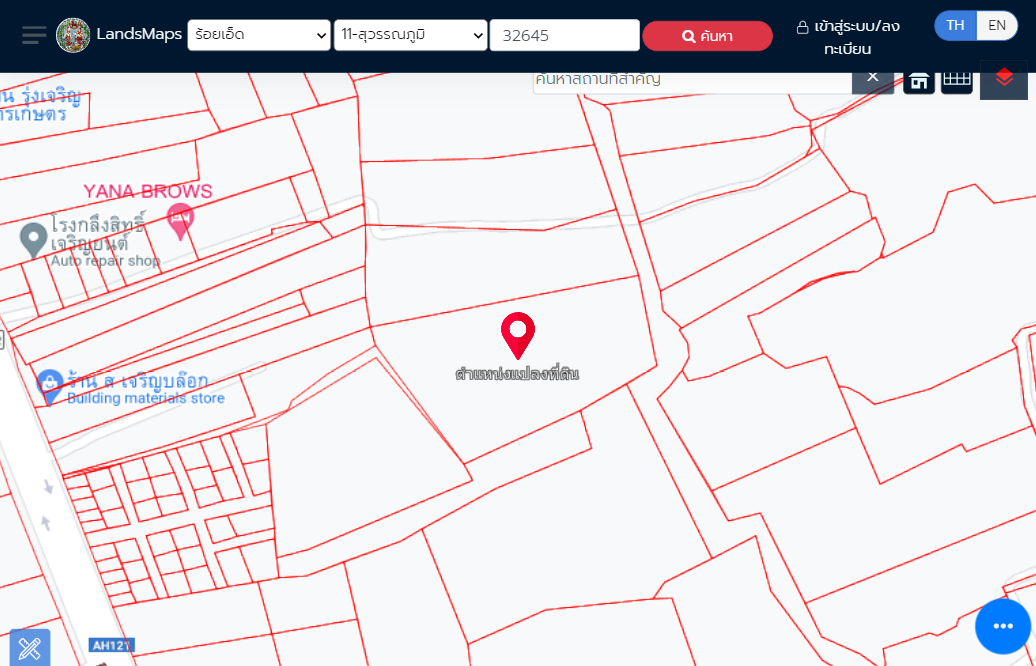
#> input picture screen1.png, 1036 x 666 px, found by its file name
$ python long.py
#> lines starting #> are read from the running program, lines starting #| are printed output that depends on the picture; after the words box and inside, x2 and y2 are one past the last pixel; in counts of white or black regions, pixels touching at a corner belong together
import numpy as np
import cv2

#load the image
image = cv2.imread("D:\screen1.png")
#> image is the input picture: shape (666, 1036, 3); mean B, G, R 223.6, 219.4, 224.8

# grayscale
result = image.copy()
gray = cv2.cvtColor(image,cv2.COLOR_BGR2GRAY)
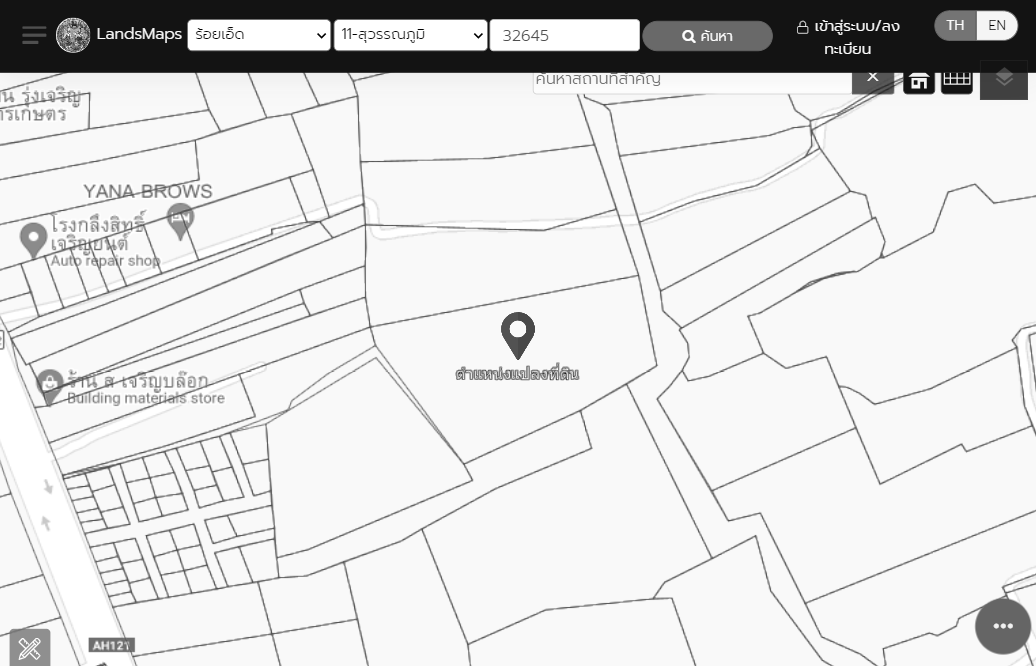
#> gray: shape (666, 1036); min 0, max 255, mean 221.7
edge = cv2.Canny(gray,100,200)
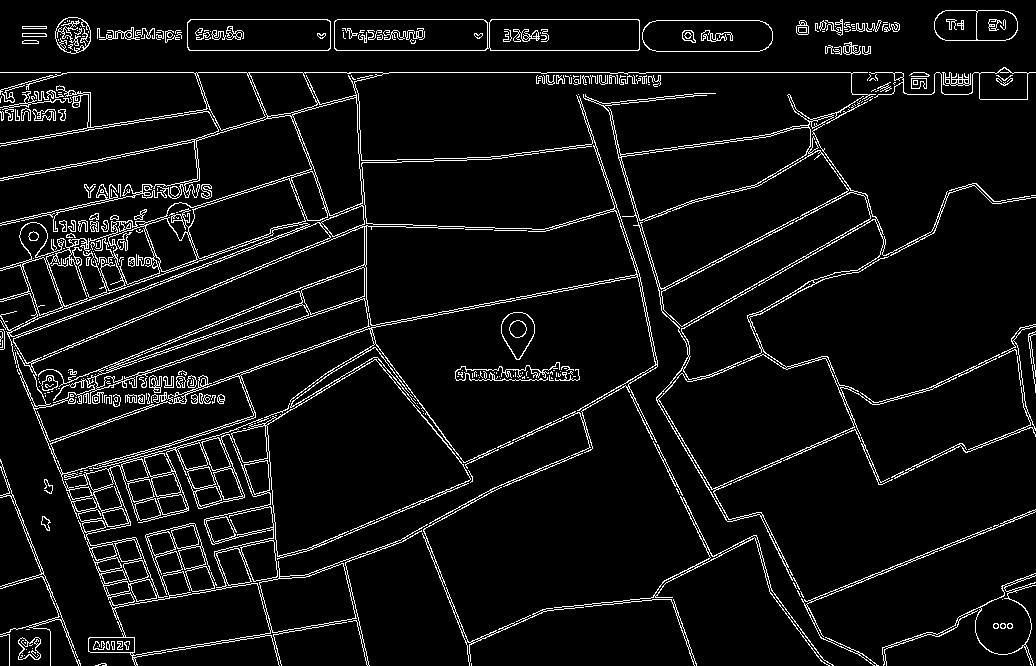
#> edge: shape (666, 1036); 6.4% white in thin lines or dots
# adaptive threshold
thresh = cv2.adaptiveThreshold(gray,255,cv2.ADAPTIVE_THRESH_GAUSSIAN_C, cv2.THRESH_BINARY_INV,53,7)
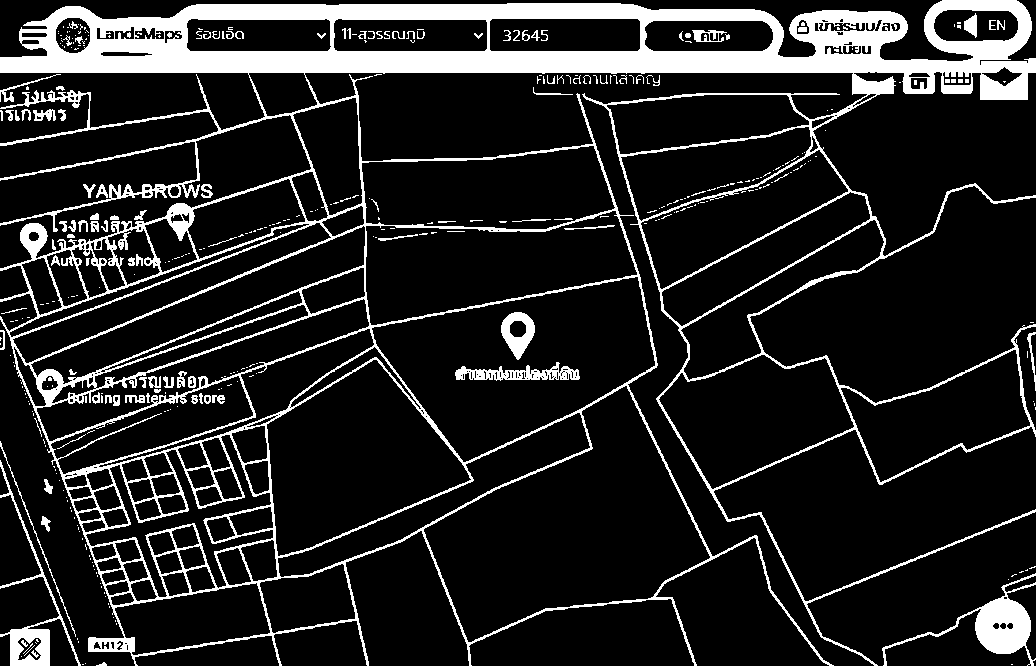
#> thresh: shape (666, 1036); 14.4% white; 374 white regions (263 under 20 px)

# Fill rectangular contours
cnts = cv2.findContours(thresh, cv2.RETR_EXTERNAL, cv2.CHAIN_APPROX_SIMPLE) #find only outside use RETR_EXTERNAL
#> cnts = 123 contours, 97 with area under 20; largest, box (x1, y1, x2, y2) and area: (0, 0, 1036, 666) 416054, (882, 573, 1036, 666) 2750, (0, 460, 81, 666) 1890, (33, 109, 56, 121) 132, (0, 441, 76, 637) 99
cnts = cnts[0] if len(cnts) == 2 else cnts[1]
for c in cnts:
    if cv2.contourArea(c) > 1000:
        cv2.drawContours(thresh, [c], -1, (255,255,255), -1) #draw all contours pass -1;
#> this loop made 123 passes
#> c on passes 1, 2, 3, 5, 6, 7, 8, 9, 10, 11, 12, 13: [[1011, 664], [1012, 664]], [[82, 664], [83, 664]], [[85, 663]], [[78, 641], [78, 642]], [[77, 638], [77, 639]], [[116, 623], [116, 624]], [[115, 620], [115, 621]], [[113, 617]], [[109, 606], [109, 607]], [[108, 603], [108, 604]], [[105, 596]], [[104, 592], [104, 593]]
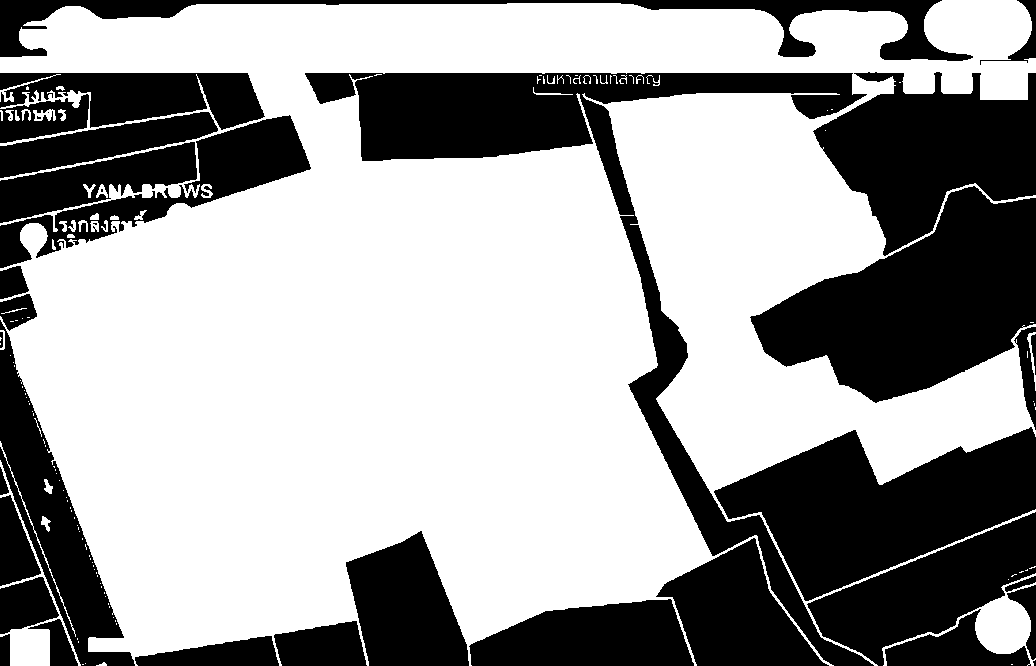
#> thresh: shape (666, 1036); 62.3% white; 37 black regions (6 under 20 px), largest, box (x1, y1, x2, y2) and area: (305, 73, 874, 666) 40279, (750, 186, 1036, 403) 34718, (714, 427, 1036, 601) 29741

# Morph open
kernel = cv2.getStructuringElement(cv2.MORPH_RECT, (9,9))
opening = cv2.morphologyEx(thresh, cv2.MORPH_OPEN, kernel, iterations=1)
#> opening: shape (666, 1036); 60.6% white; 2 black regions, box (x1, y1, x2, y2) and area: (0, 0, 1036, 666) 259973, (0, 0, 973, 61) 11683

# [6 lines of commented-out code are left out]

cv2.imshow('thresh', thresh)
cv2.imshow('opening', opening)
cv2.imwrite('sdf3.png',opening) #write (save)image;
# cv2.imshow('image', image)
cv2.waitKey()


img = cv2.imread("sdf3.png")
gray = cv2.cvtColor(img, cv2.COLOR_BGR2GRAY)
edge = cv2.Canny(gray,120,200)
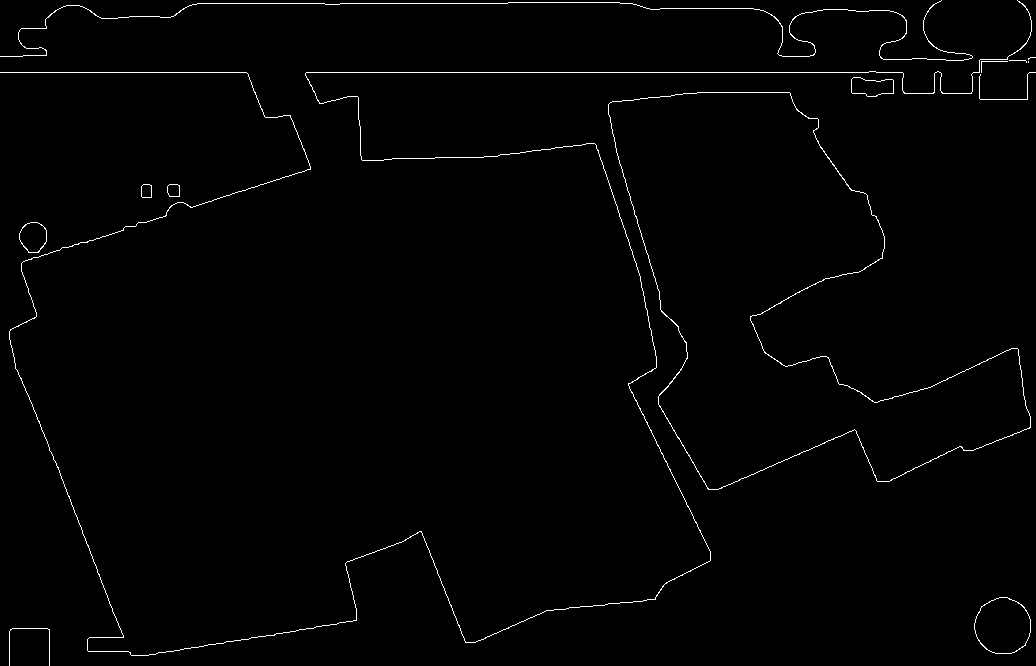
#> edge: shape (666, 1036); 1.1% white in thin lines or dots
contour,hierarchy = cv2.findContours(edge,cv2.RETR_EXTERNAL, cv2.CHAIN_APPROX_NONE)
#> contour = 14 contours, 6 with area under 20; largest, box (x1, y1, x2, y2) and area: (608, 92, 1031, 490) 79434, (974, 597, 1031, 654) 2482, (19, 222, 47, 253) 640, (851, 77, 894, 97) 618, (167, 184, 180, 197) 136, (141, 184, 152, 198) 126, (0, 0, 1032, 656) 89, (0, 0, 973, 61) 61
drw = cv2.drawContours(img, contour, -1, (0,255,0), 2)
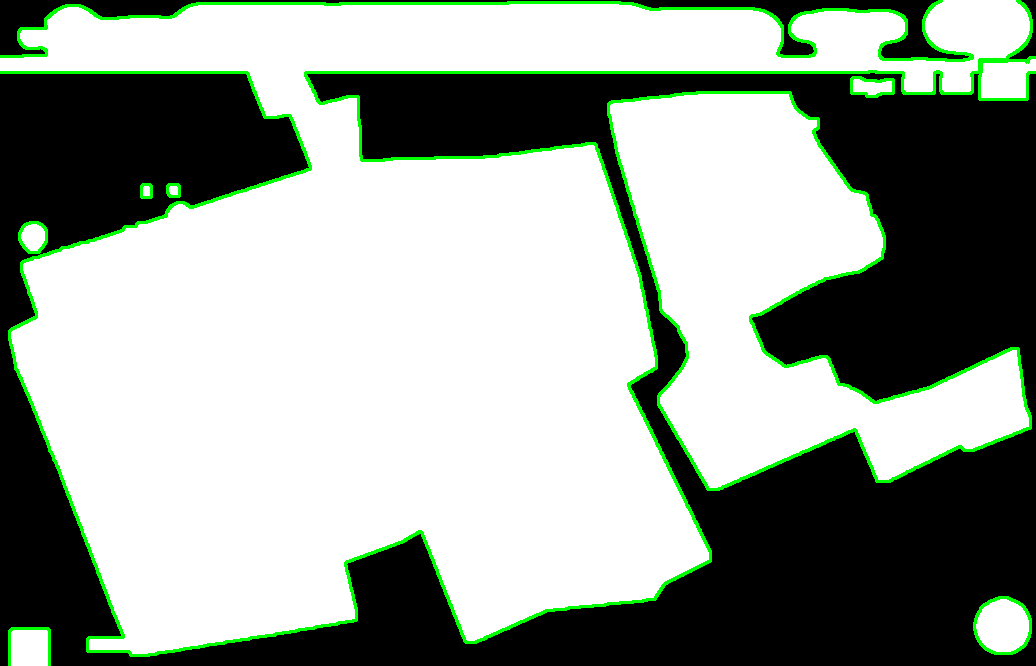
#> drw: shape (666, 1036, 3); mean B, G, R 150, 159.2, 150
cv2.waitKey(0)
cv2.imshow('drw', drw)
cv2.waitKey()
